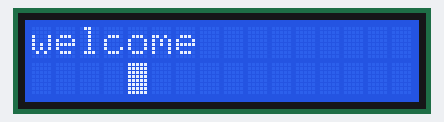
A sketch run on a simulated Arduino Uno, built with avr-gcc and run on an emulated ATmega328P. Parts: 16×2 character LCD.

Above: at 0.1 s.
At 1.1 s:
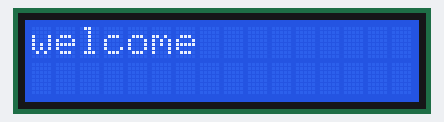

Measured:
- what the display in image 1 shows lasts 1.0 s, from 1.1 s to 2.1 s

The sketch:

lcdcurscr_blink.ino
```cpp
#include<LiquidCrystal.h>
const int rs=13,en=11,d4=6,d5=5,d6=4,d7=3;
  LiquidCrystal lcd(rs,en,d4,d5,d6,d7);
void setup() {
  lcd.begin(16,2);
  lcd.print("welcome");

  // put your setup code here, to run once:

}

void loop() {
  lcd.setCursor(4,2);
  lcd.blink();
  delay(1000);
  lcd.noBlink();
  delay(1000);
  // put your main code here, to run repeatedly:

}
```
